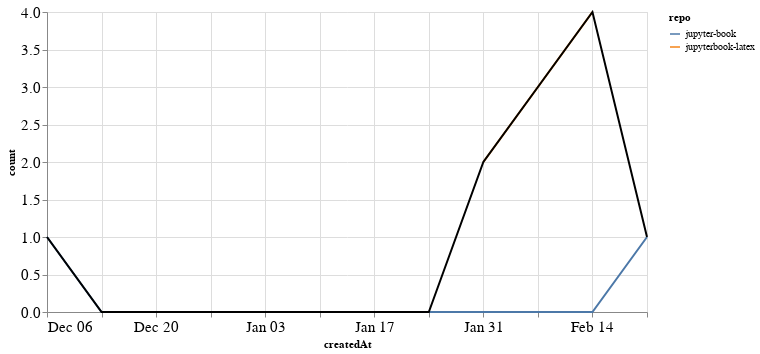

The notebook cell this image was saved under:
### Markdown cell above
### PRs

### Code cell
prs_time = prs.groupby('repo').resample('W', on='createdAt').count()['author'].reset_index()
prs_time = prs_time.rename(columns={'author': 'count'})
prs_time_total = prs_time.groupby('createdAt').agg({"count": "sum"}).reset_index()

ch1 = alt.Chart(prs_time, width=600).mark_line().encode(
    x='createdAt',
    y='count',
    color='repo',
    tooltip="repo"
)

ch2 = alt.Chart(prs_time_total, width=600).mark_line(color="black").encode(
    x='createdAt',
    y='count',
)

ch1 + ch2

### Figure 1 — Vega-Lite specification as saved in the notebook (floating-point values rounded to 4 significant figures)
{"config": {"axisLeft": {"labelFontSize": 15}, "axisBottom": {"labelFontSize": 15}}, "layer": [{"data": {"name": "data-348484b3ed4a4ee0890c24217cecda3b"}, "mark": "line", "encoding": {"color": {"type": "nominal", "field": "repo"}, "tooltip": {"type": "nominal", "field": "repo"}, "x": {"type": "temporal", "field": "createdAt"}, "y": {"type": "quantitative", "field": "count"}}, "width": 600}, {"data": {"name": "data-54ed3d58549c9907831b841615e73cfc"}, "mark": {"type": "line", "color": "black"}, "encoding": {"x": {"type": "temporal", "field": "createdAt"}, "y": {"type": "quantitative", "field": "count"}}, "width": 600}], "$schema": "https://vega.github.io/schema/vega-lite/v4.8.1.json", "datasets": {"data-348484b3ed4a4ee0890c24217cecda3b": [{"repo": "jupyter-book", "createdAt": "2020-12-06T00:00:00", "count": 1}, {"repo": "jupyter-book", "createdAt": "2020-12-13T00:00:00", "count": 0}, {"repo": "jupyter-book", "createdAt": "2020-12-20T00:00:00", "count": 0}, {"repo": "jupyter-book", "createdAt": "2020-12-27T00:00:00", "count": 0}, {"repo": "jupyter-book", "createdAt": "2021-01-03T00:00:00", "count": 0}, {"repo": "jupyter-book", "createdAt": "2021-01-10T00:00:00", "count": 0}, {"repo": "jupyter-book", "createdAt": "2021-01-17T00:00:00", "count": 0}, {"repo": "jupyter-book", "createdAt": "2021-01-24T00:00:00", "count": 0}, {"repo": "jupyter-book", "createdAt": "2021-01-31T00:00:00", "count": 0}, {"repo": "jupyter-book", "createdAt": "2021-02-07T00:00:00", "count": 0}, {"repo": "jupyter-book", "createdAt": "2021-02-14T00:00:00", "count": 0}, {"repo": "jupyter-book", "createdAt": "2021-02-21T00:00:00", "count": 1}, {"repo": "jupyterbook-latex", "createdAt": "2021-01-31T00:00:00", "count": 2}, {"repo": "jupyterbook-latex", "createdAt": "2021-02-07T00:00:00", "count": 3}, {"repo": "jupyterbook-latex", "createdAt": "2021-02-14T00:00:00", "count": 4}], "data-54ed3d58549c9907831b841615e73cfc": [{"createdAt": "2020-12-06T00:00:00", "count": 1}, {"createdAt": "2020-12-13T00:00:00", "count": 0}, {"createdAt": "2020-12-20T00:00:00", "count": 0}, {"createdAt": "2020-12-27T00:00:00", "count": 0}, {"createdAt": "2021-01-03T00:00:00", "count": 0}, {"createdAt": "2021-01-10T00:00:00", "count": 0}, {"createdAt": "2021-01-17T00:00:00", "count": 0}, {"createdAt": "2021-01-24T00:00:00", "count": 0}, {"createdAt": "2021-01-31T00:00:00", "count": 2}, {"createdAt": "2021-02-07T00:00:00", "count": 3}, {"createdAt": "2021-02-14T00:00:00", "count": 4}, {"createdAt": "2021-02-21T00:00:00", "count": 1}]}}
